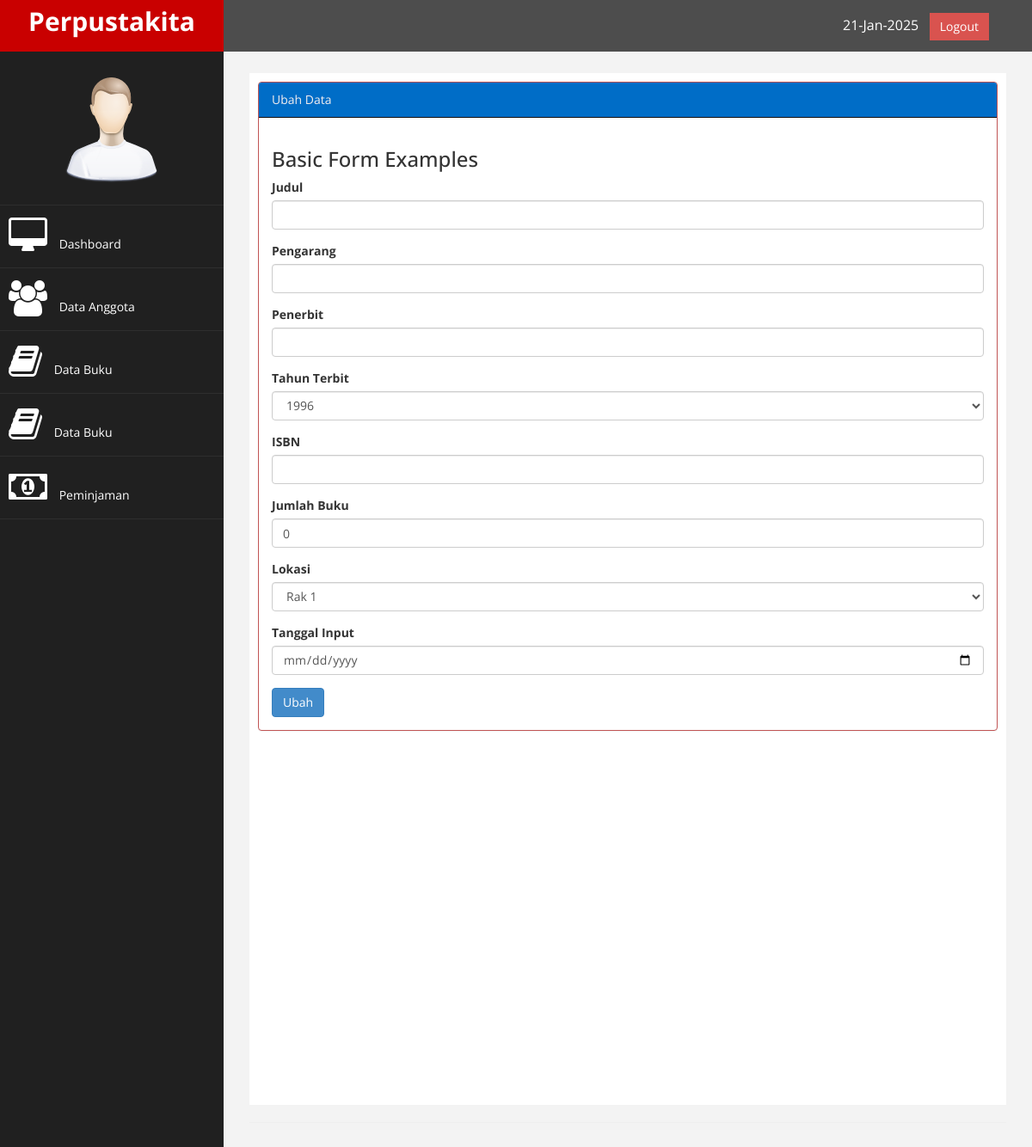
The app's page /index.php?page=buku&aksi=ubah&id=1 (signed in) with its own data.
### tables this page shows
CREATE TABLE `tb_buku` (
  `id` int(9) NOT NULL,
  `judul` varchar(200) NOT NULL,
  `kategori` varchar(100) NOT NULL,
  `pengarang` varchar(100) NOT NULL,
  `penerbit` varchar(150) NOT NULL,
  `tahun_terbit` varchar(4) NOT NULL,
  `isbn` varchar(25) NOT NULL,
  `jumlah_buku` int(3) NOT NULL,
  `lokasi` enum('rak1','rak2','rak3') NOT NULL,
  `tgl_input` date NOT NULL
);

### page/buku/ubah.php (the view, shortened to what this page needs)
<?php
    $id = $_GET['id'];
    $sql = $koneksi ->query("select * from tb_buku where id='$id'");
    $tampil = $sql->fetch_assoc();
    $tahun2 = $tampil['tahun_terbit'];
    $lokasi = $tampil['lokasi'];
?>
<div class="panel panel-default">
<div class="panel-heading">
        Ubah Data
    </div>
<div class="panel-body">
                            <div class="row">
                                <div class="col-md-12">
                                    <h3>Basic Form Examples</h3>
                                    <form method="POST">
                                        <div class="form-group">
                                            <label>Judul</label>
                                            <input class="form-control" name="judul" value="<?php echo $tampil['judul'];?>" />
                                        </div>
                                        <div class="form-group">
                                            <label>Pengarang</label>
                                            <input class="form-control" name="pengarang" value="<?php echo $tampil['pengarang'];?>" />
                                        </div>
                                        <div class="form-group">
                                            <label>Penerbit</label>
                                            <input class="form-control" name="penerbit" value="<?php echo $tampil['penerbit'];?>" />
                                        </div>
                                        <div class="form-group">
                                            <label>Tahun Terbit</label>
                                            <select class="form-control" name="tahun">
                                                <?php
                                                    $tahun = date("Y");
                                                    for ($i=$tahun-29; $i <= $tahun; $i++) {
                                                            if ($i==$tahun2 ) {
                                                            echo'<option value="'.$i.'" selected>'.$i.'</option>';
                                                            }else{
                                                            echo'<option value="'.$i.'">'.$i.'</option>';
                                                            }
                                                    }
                                                ?>
                                            </select>
                                        </div>
                                        <div class="form-group">
                                            <label>ISBN</label>
                                            <input class="form-control" name="isbn" value="<?php echo $tampil['isbn'];?>" />
                                        </div>
                                        <div class="form-group">
                                            <label>Jumlah Buku</label>
                                            <input class="form-control" type="number" name="jumlah" value="<?php echo $tampil['jumlah_buku'];?>" />
                                        </div>
                                        <div class="form-group">
                                            <label>Lokasi</label>
                                            <select class="form-control" name="lokasi">
                                                <option value="rak1" <?php if ($lokasi=='rak1'){echo "selected";} ?>>Rak 1</option>
                                            </select>
                                        </div>
                                        <div class="form-group">
                                            <label>Tanggal Input</label>
                                            <input class="form-control" name="tanggal" type="date" value="<?php echo $tampil['tgl_input'];?>" />
                                        </div>
                                        <div>
                                            <input type="submit" name="simpan" value="Ubah" class="btn btn-primary">
                                        </div>
                                 </div>
                             </div>
</div>
</div>
</div>

### assets/css/custom.css (style rules this page uses)
body { font-family: 'Open Sans', sans-serif; }

### records on screen
tb_buku: tahun "1996", jumlah "0", lokasi "Rak 1"
